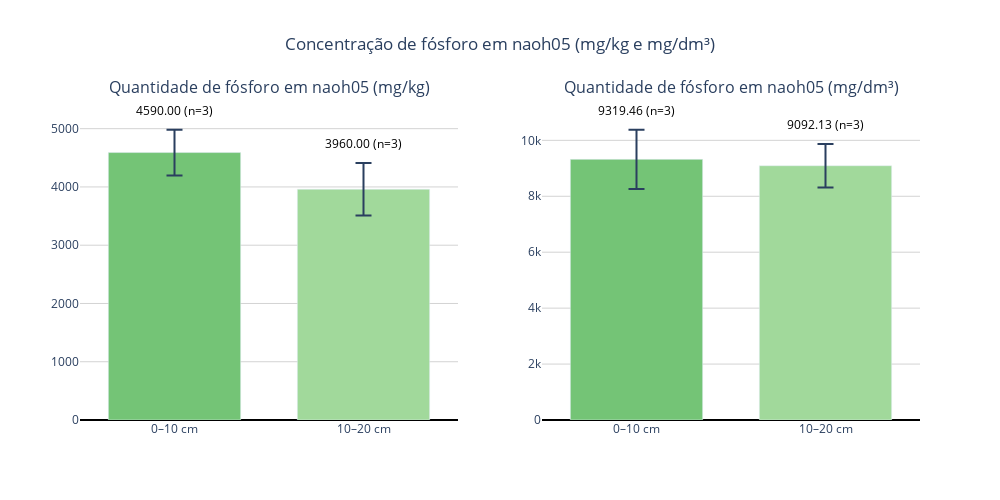

The cell this chart's notebook holds for it:
### Code cell
import numpy as np
import plotly.graph_objects as go
from plotly.subplots import make_subplots

# Função para limpar valores negativos (não mensuráveis)
def limpar(valores):
    arr = np.array(valores, dtype=float)
    arr[arr <= 0] = np.nan
    return arr

# --- Dados mg/kg ---
pi_0_10_mgkg = limpar([R1_0_10_naoh05, R2_0_10_naoh05, P2_0_10_naoh05])
pi_10_20_mgkg = limpar([R1_10_20_naoh05, R2_10_20_naoh05, P2_10_20_naoh05])

# --- Dados mg/dm³ ---
pi_0_10_mgdm3 = limpar([p_R1010, p_R2010, p_P2010])

pi_10_20_mgdm3 = limpar([p_R11020, p_R21020, p_P21020])

# --- Estatísticas ---
def calcular_estatisticas(dados):
    mean = np.nanmean(dados)
    std = np.nanstd(dados, ddof=1)
    n = np.sum(~np.isnan(dados))
    sem = std / np.sqrt(n) if n > 0 else np.nan
    return mean, sem, n

means_mgkg, sems_mgkg, ns_mgkg = zip(*[calcular_estatisticas(pi_0_10_mgkg),
                                       calcular_estatisticas(pi_10_20_mgkg)])
means_mgdm3, sems_mgdm3, ns_mgdm3 = zip(*[calcular_estatisticas(pi_0_10_mgdm3),
                                          calcular_estatisticas(pi_10_20_mgdm3)])

# Labels e cores
labels = ['0–10 cm', '10–20 cm']
colors = ['#74c476', '#a1d99b']

# --- Criar subplots lado a lado ---
fig = make_subplots(rows=1, cols=2, subplot_titles=[
    'Quantidade de fósforo em naoh05 (mg/kg)',
    'Quantidade de fósforo em naoh05 (mg/dm³)'
])

# --- Função auxiliar para adicionar texto acima da barra + erro ---
def criar_textos(means, sems, ns):
    textos = []
    y_pos = []
    max_val = max([m + s for m, s in zip(means, sems) if not np.isnan(m)])
    for m, s, n in zip(means, sems, ns):
        if np.isnan(m):
            textos.append('Não mensurável')
            y_pos.append(0.05 * max_val)
        else:
            textos.append(f'{m:.2f}\n(n={n})')
            y_pos.append(m + s + 0.03*max_val)  # deslocamento acima da barra + erro
    return textos, y_pos

texts_mgkg, y_mgkg = criar_textos(means_mgkg, sems_mgkg, ns_mgkg)
texts_mgdm3, y_mgdm3 = criar_textos(means_mgdm3, sems_mgdm3, ns_mgdm3)

# --- Gráfico mg/kg ---
fig.add_trace(go.Bar(
    x=labels,
    y=means_mgkg,
    error_y=dict(type='data', array=sems_mgkg, visible=True, thickness=2, width=8),
    marker_color=colors,
    text=texts_mgkg,
    textposition='none',
), row=1, col=1)

# --- Adiciona anotações acima da barra + erro (mg/kg) ---
for xi, yi, txt in zip(labels, y_mgkg, texts_mgkg):
    fig.add_annotation(
        x=xi,
        y=yi,
        text=txt,
        showarrow=False,
        font=dict(size=12, color='black'),
        xanchor='center',
        yanchor='bottom',
        row=1, col=1
    )

# --- Gráfico mg/dm³ ---
fig.add_trace(go.Bar(
    x=labels,
    y=means_mgdm3,
    error_y=dict(type='data', array=sems_mgdm3, visible=True, thickness=2, width=8),
    marker_color=colors,
    text=texts_mgdm3,
    textposition='none',
), row=1, col=2)

# --- Adiciona anotações acima da barra + erro (mg/dm³) ---
for xi, yi, txt in zip(labels, y_mgdm3, texts_mgdm3):
    fig.add_annotation(
        x=xi,
        y=yi,
        text=txt,
        showarrow=False,
        font=dict(size=12, color='black'),
        xanchor='center',
        yanchor='bottom',
        row=1, col=2
    )

# --- Layout ---
fig.update_layout(
    height=500,
    width=1000,
    showlegend=False,
    title_text="Concentração de fósforo em naoh05 (mg/kg e mg/dm³)",
    title_x=0.5,
    bargap=0.3,
    plot_bgcolor='white',
    font=dict(size=12)
)

# Linhas de referência no zero
fig.update_yaxes(showgrid=True, gridcolor='lightgray', zeroline=True, zerolinecolor='black')

fig.show()

### Figure 1 — Plotly figure (JSON) as saved in the notebook; plotly's stock layout.template omitted (floating-point values rounded to 4 significant figures)
{"data": [{"error_y": {"array": [392.4, 452.1], "thickness": 2, "type": "data", "visible": true, "width": 8}, "marker": {"color": ["#74c476", "#a1d99b"]}, "text": ["4590.00\n(n=3)", "3960.00\n(n=3)"], "textposition": "none", "type": "bar", "x": ["0–10 cm", "10–20 cm"], "xaxis": "x", "y": [4590, 3960], "yaxis": "y"}, {"error_y": {"array": [1060.0, 774.9], "thickness": 2, "type": "data", "visible": true, "width": 8}, "marker": {"color": ["#74c476", "#a1d99b"]}, "text": ["9319.46\n(n=3)", "9092.13\n(n=3)"], "textposition": "none", "type": "bar", "x": ["0–10 cm", "10–20 cm"], "xaxis": "x2", "y": [9319.0, 9092.0], "yaxis": "y2"}], "layout": {"annotations": [{"font": {"size": 16}, "showarrow": false, "text": "Quantidade de fósforo em naoh05 (mg/kg)", "x": 0.225, "xanchor": "center", "xref": "paper", "y": 1, "yanchor": "bottom", "yref": "paper"}, {"font": {"size": 16}, "showarrow": false, "text": "Quantidade de fósforo em naoh05 (mg/dm³)", "x": 0.775, "xanchor": "center", "xref": "paper", "y": 1, "yanchor": "bottom", "yref": "paper"}, {"font": {"color": "black", "size": 12}, "showarrow": false, "text": "4590.00\n(n=3)", "x": "0–10 cm", "xanchor": "center", "xref": "x", "y": 5132.0, "yanchor": "bottom", "yref": "y"}, {"font": {"color": "black", "size": 12}, "showarrow": false, "text": "3960.00\n(n=3)", "x": "10–20 cm", "xanchor": "center", "xref": "x", "y": 4562.0, "yanchor": "bottom", "yref": "y"}, {"font": {"color": "black", "size": 12}, "showarrow": false, "text": "9319.46\n(n=3)", "x": "0–10 cm", "xanchor": "center", "xref": "x2", "y": 10690.0, "yanchor": "bottom", "yref": "y2"}, {"font": {"color": "black", "size": 12}, "showarrow": false, "text": "9092.13\n(n=3)", "x": "10–20 cm", "xanchor": "center", "xref": "x2", "y": 10180.0, "yanchor": "bottom", "yref": "y2"}], "bargap": 0.3, "font": {"size": 12}, "height": 500, "plot_bgcolor": "white", "showlegend": false, "title": {"text": "Concentração de fósforo em naoh05 (mg/kg e mg/dm³)", "x": 0.5}, "width": 1000, "xaxis": {"anchor": "y", "domain": [0, 0.45]}, "xaxis2": {"anchor": "y2", "domain": [0.55, 1]}, "yaxis": {"anchor": "x", "domain": [0, 1], "gridcolor": "lightgray", "showgrid": true, "zeroline": true, "zerolinecolor": "black"}, "yaxis2": {"anchor": "x2", "domain": [0, 1], "gridcolor": "lightgray", "showgrid": true, "zeroline": true, "zerolinecolor": "black"}}}
